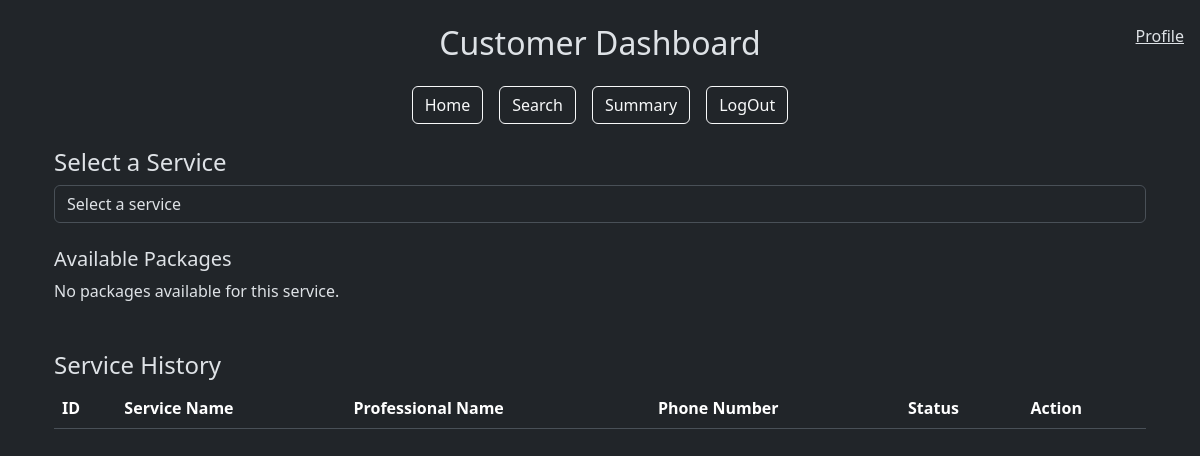
The app's page /customer_dashboard (signed in), older data.
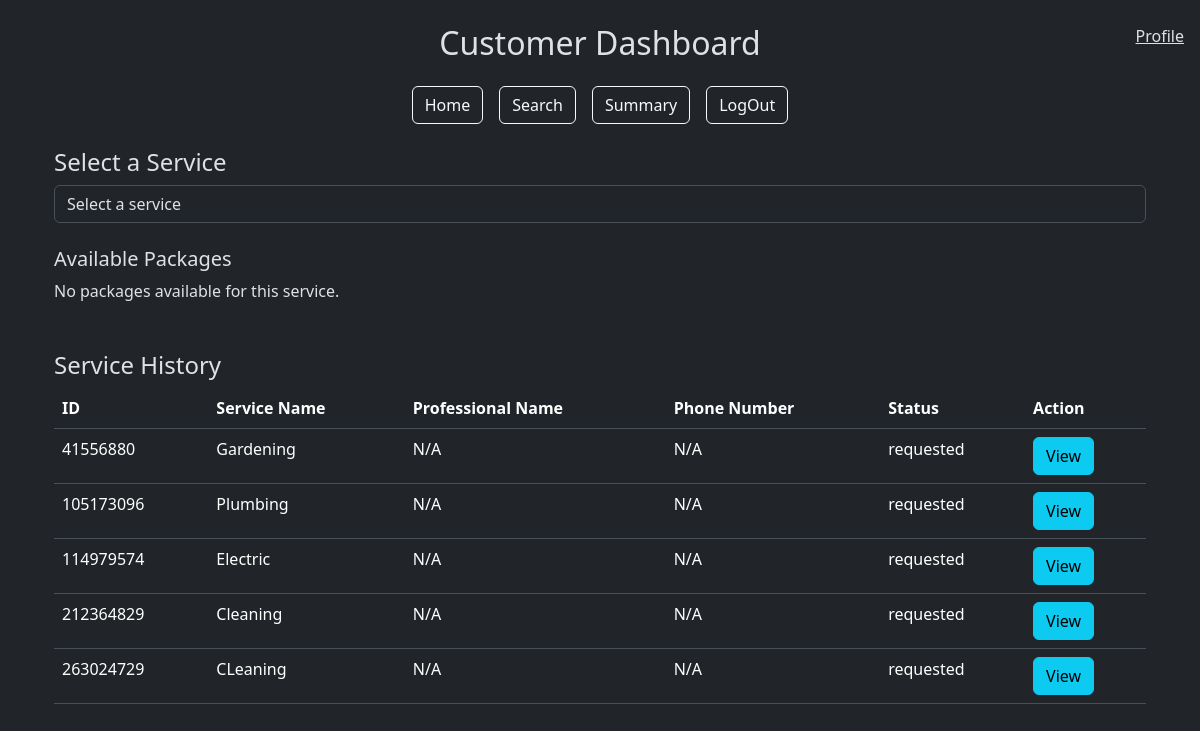
The same page, newer data.
### models.py (models this page shows)
class User(db.Model):
    __tablename__ = "user"
    id = db.Column(db.Integer, primary_key=True)
    username = db.Column(db.String(80), unique=True, nullable=False)
    passhash = db.Column(db.String(80), nullable=False)
    name = db.Column(db.String(80), nullable=False)
    role = db.Column(db.String(20), nullable=False)
    professional = db.relationship('Professional', backref='user', lazy=True)
    customer = db.relationship('Customer', backref='user', lazy=True)

class ServiceRequest(db.Model):
    __tablename__ = 'service_request'
    id = db.Column(db.Integer, primary_key=True)
    customer_id = db.Column(db.Integer, db.ForeignKey('customer.id'), nullable=False)  # Reference to Customer
    professional_id = db.Column(db.Integer, db.ForeignKey('professional.id'), nullable=True)  # Reference to Professional
    service_id = db.Column(db.Integer, db.ForeignKey('service.id'), nullable=False)
    date_of_request = db.Column(db.DateTime, default=datetime.utcnow, nullable=False)
    date_of_completion = db.Column(db.DateTime, nullable=True)
    status = db.Column(db.String(20), default='requested', nullable=False)
    rating = db.Column(db.Integer, nullable=True)
    remarks = db.Column(db.Text, nullable=True)
    rejected_by = db.Column(MutableList.as_mutable(JSON), default=[])
    customer = db.relationship('Customer', back_populates='service_requests')
    service = db.relationship('Service', back_populates='service_requests')
    professional = db.relationship('Professional', back_populates='service_requests')
    review = db.relationship('Review', back_populates='service_request', lazy=True)

class Service(db.Model):
    __tablename__ = 'service'
    id = db.Column(db.Integer, primary_key=True)
    service_name = db.Column(db.String(80), unique=False, nullable=False)
    description = db.Column(db.Text, nullable=False)
    price = db.Column(db.Float, nullable=False)
    time_required = db.Column(db.Integer, nullable=False)
    service_requests = db.relationship('ServiceRequest', back_populates='service', lazy=True)

### app.py (the view)
@app.route('/customer_dashboard')
def customer_dashboard():
    user_id = session['user_id']
    customer = Customer.query.get(user_id)
    services =  db.session.query(Service.service_name).distinct().all()
    user = User.query.get(user_id)
    service_requests = ServiceRequest.query.filter_by(customer_id=user_id).all()
    return render_template('customer_dashboard.html',service_requests=service_requests,user=user, customer=customer, services=services)

### templates/customer_dashboard.html (shortened to what this page needs)
{% extends "layout.html" %} {% block title %}Customer Dashboard{% endblock %} {%
block content %}
<div class="container mt-4">
  <span class="navbar-text position-fixed top-0 end-0 m-3">
    <a href="">Profile</a>
  </span>
  <div class="my-4">
    <h4>Select a Service</h4>
    <form method="POST" action="{{ url_for('select_service') }}">
      <div class="form-group">
        <select
          class="form-control"
          name="service_name"
          onchange="this.form.submit()"
          required
        >
          <option value="" disabled selected>Select a service</option>
        </select>
      </div>
    </form>
    <div id="packageDisplay" class="mt-4">
      <h5>Available Packages</h5>
      <div id="packageList">
        {% if packages %} {% for pkg in packages %}
        <div class="card mb-3">
          <div class="card-body">
            <h5 class="card-title">{{ pkg.service_name }}</h5>
            <p class="card-text">{{ pkg.description }}</p>
            <p><strong>Price:</strong> {{ pkg.price }}</p>
            <form
              method="POST"
              action="{{ url_for('book_service', package_id=pkg.id) }}"
            >
              <button type="submit" class="btn btn-primary">Book</button>
            </form>
          </div>
        </div>
        {% endfor %} {% else %}
        <p>No packages available for this service.</p>
        {% endif %}
      </div>
    </div>
  </div>
  <div class="mt-5">
    <h4>Service History</h4>
    <div class="table-responsive">
      <table class="table">
        <thead>
          <tr>
            <th>ID</th>
            <th>Service Name</th>
            <th>Professional Name</th>
            <th>Phone Number</th>
            <th>Status</th>
            <th>Action</th>
          </tr>
        </thead>
        <tbody>
          {% for service_request in service_requests %}
          <tr>
            <td>{{ service_request.id }}</td>
            <td>{{ service_request.service.service_name }}</td>
            <td>
              {{ service_request.professional.user.name if
              service_request.professional else 'N/A' }}
            </td>
            <td>
              {{ service_request.professional.contact if
              service_request.professional else 'N/A' }}
            </td>
            <td>{{ service_request.status }}</td>
            <td>
              {% if service_request.status == 'closed' %}
              <span class="badge badge-success">Closed</span>
              {% else %}
              <button
                type="button"
                class="btn btn-info"
                data-toggle="modal"
                data-target="#viewModal"
                onclick="showModal('{{ service_request.id }}')"
              >
                View
              </button>
              {% endif %}
            </td>
          </tr>
          {% endfor %}
        </tbody>
      </table>
    </div>
  </div>
</div>
{% endblock %}

### templates/layout.html (shortened to what this page needs)
<!DOCTYPE html>
<html lang="en">
  <head>
    <link
      href="https://cdn.jsdelivr.net/npm/bootstrap@5.3.3/dist/css/bootstrap.min.css"
      rel="stylesheet"
    />
  </head>
  <body data-bs-theme="dark">
    <div class="container mt-4">
      {% if request.endpoint not in ['login', 'register'] %}
      <div class="text-center my-4">
        <h2 class="text-capitalize">
          {{ session.get('user_role') }} Dashboard
        </h2>
      </div>
      <div class="d-flex justify-content-center mb-4">
        <div class="d-flex flex-row gap-3">
          {% with dashboard_url = session['user_role'] + '_dashboard' %}
          <a href="{{ url_for(dashboard_url) }}" class="btn btn-outline-light"
            >Home</a
          >
          {% endwith %}
          <a href="{{ url_for('search') }}" class="btn btn-outline-light"
            >Search</a
          >
          <a href="{{ url_for('summary') }}" class="btn btn-outline-light"
            >Summary</a
          >
          <a href="{{ url_for('logout') }}" class="btn btn-outline-light"
            >LogOut</a
          >
        </div>
      </div>
      {% endif %}
      {% block content %} {% endblock %}
    </div>
  </body>
</html>

Row changes from the older to the newer data that the page shows:
added ServiceRequest: id "41556880", service.service_name "Gardening", professional.user "N/A", professional "N/A", status "requested"
added ServiceRequest: id "105173096", service.service_name "Plumbing", professional.user "N/A", professional "N/A", status "requested"
added ServiceRequest: id "114979574", service.service_name "Electric", professional.user "N/A", professional "N/A", status "requested"
added ServiceRequest: id "212364829", service.service_name "Cleaning", professional.user "N/A", professional "N/A", status "requested"
added ServiceRequest: id "263024729", service.service_name "CLeaning", professional.user "N/A", professional "N/A", status "requested"
